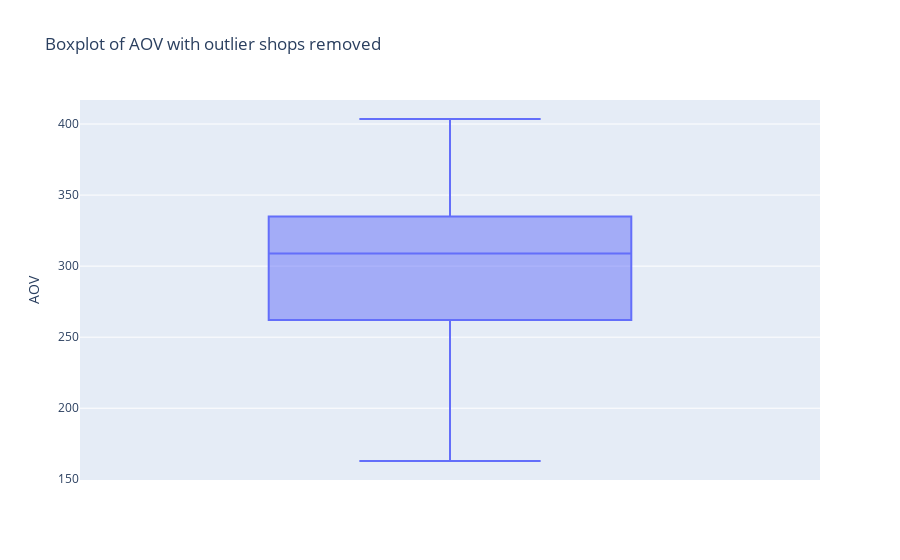

The cell this chart's notebook holds for it:
### Markdown cell above
**From the visuals above, we get a clear indication of the two outlier shops skewing (right-skew) the AOV value.**

### Code cell
fig = px.box(remove_outliers, y="AOV", title = "Boxplot of AOV with outlier shops removed")
fig.show()

### Figure 1 — Plotly figure (JSON) as saved in the notebook; plotly's stock layout.template omitted (floating-point values rounded to 4 significant figures)
{"data": [{"alignmentgroup": "True", "hoverlabel": {"namelength": 0}, "hovertemplate": "AOV=%{y}", "legendgroup": "", "marker": {"color": "#636efa"}, "name": "", "notched": false, "offsetgroup": "", "orientation": "v", "showlegend": false, "type": "box", "x0": " ", "xaxis": "x", "y": [308.8, 174.3, 305.2, 258.5, 290.3, 383.5, 218, 241.0, 234, 332.3, 356.7, 352.7, 345.4, 242, 308.9, 270.1, 332.1, 342.6, 320.9, 251.6, 308.7, 273.8, 317.7, 320.7, 232.9, 341.2, 334.9, 320.4, 331.6, 295.1, 269.0, 190.0, 376.3, 234.2, 328, 254.8, 340.2, 390.9, 268, 295.2, 254, 333.9, 262.2, 269.3, 347.4, 259.1, 242.8, 279.9, 403.5, 361.8, 316.9, 214.1, 276.6, 327.8, 218.2, 296.8, 254.9, 359.0, 350.2, 344.4, 308.8, 265.0, 272.2, 330.8, 312.9, 272.6, 254.6, 264.2, 343.1, 323.0, 309.6, 335.7, 306, 240.8, 321.1, 280.8, 328.5, 299.7, 384, 349.8, 248.8, 342.3, 329.3, 277.5, 292.3, 355.5, 379.1, 403.2, 325.9, 162.9, 214.5, 297.8, 318.8, 330, 324, 245.4, 339.4, 213.7], "y0": " ", "yaxis": "y"}], "layout": {"boxmode": "group", "legend": {"tracegroupgap": 0}, "title": {"text": "Boxplot of AOV with outlier shops removed"}, "xaxis": {"anchor": "y", "domain": [0, 1]}, "yaxis": {"anchor": "x", "domain": [0, 1], "title": {"text": "AOV"}}}}
